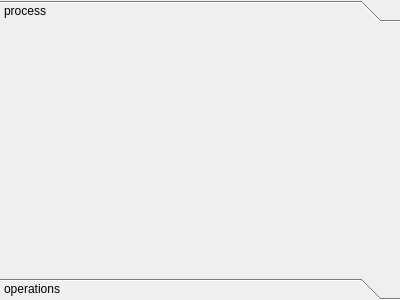
<?xml version="1.0" encoding="UTF-8"?>
<ui version="4.0">
 <class>OperationsToolWidget</class>
 <widget class="QToolBox" name="OperationsToolWidget">
  <property name="geometry">
   <rect>
    <x>0</x>
    <y>0</y>
    <width>400</width>
    <height>300</height>
   </rect>
  </property>
  <property name="windowTitle">
   <string>Form</string>
  </property>
  <widget class="QWidget" name="processPage">
   <property name="geometry">
    <rect>
     <x>0</x>
     <y>0</y>
     <width>400</width>
     <height>238</height>
    </rect>
   </property>
   <attribute name="label">
    <string>process</string>
   </attribute>
  </widget>
  <widget class="QWidget" name="operationsPage">
   <property name="geometry">
    <rect>
     <x>0</x>
     <y>0</y>
     <width>400</width>
     <height>238</height>
    </rect>
   </property>
   <attribute name="label">
    <string>operations</string>
   </attribute>
  </widget>
 </widget>
 <resources/>
 <connections/>
</ui>
